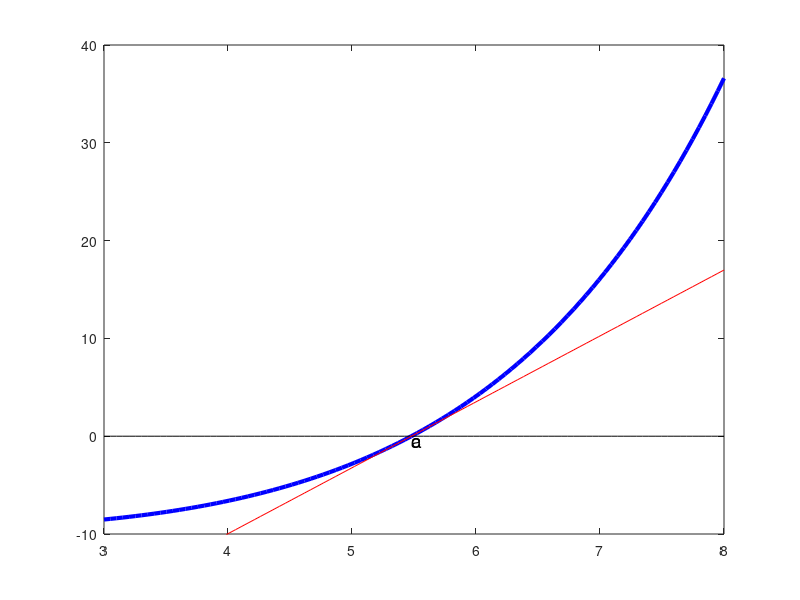

MATLAB code to generate this figure:
% Animation of Newton's method
clc
close all
hfig = figure();
set(hfig,'Units', 'Normalized', 'OuterPosition', [0 0 1 1]);     hold on;
a = 4;
% f(x) = exp(x/2) - x - 10
pt = 1.5;
for (i = 1:7)
    clf
    % Plot the graph of the function
    x = linspace(3, 8);
    y = exp(x/2) - x - 10;
    plot(x, y, 'b', 'linewidth', 3);
    hold on;
    plot(x, 0*x, 'k');
    ylim([-10, 40]);
    
    % Compute the properties of the tangent line
    fx = exp(a/2) - a - 10;
    fpx = (1/2)*exp(a/2) - 1;
    
    % Plot the tangent line at a
    text(a, 0, 'a', 'verticalalignment', 'top', 'fontsize', 14);
    pause(pt)
    
    plot([a, a], [0, fx], ':k');
    pause(pt);
    
    yline = fx + fpx*(x-a);
    plot(x, yline, 'r');
    
    pause(pt);
    
    
    % Compute the tangent line intercept
    fx = exp(a/2) - a - 10;
    fpx = (1/2)*exp(a/2) - 1;
    c = a - fx/fpx;
    
    text(c, 0, 'c', 'verticalalignment', 'top', 'fontsize', 14);
    pause(pt)
    
    % Replace a with c
    a = c;
    
end
